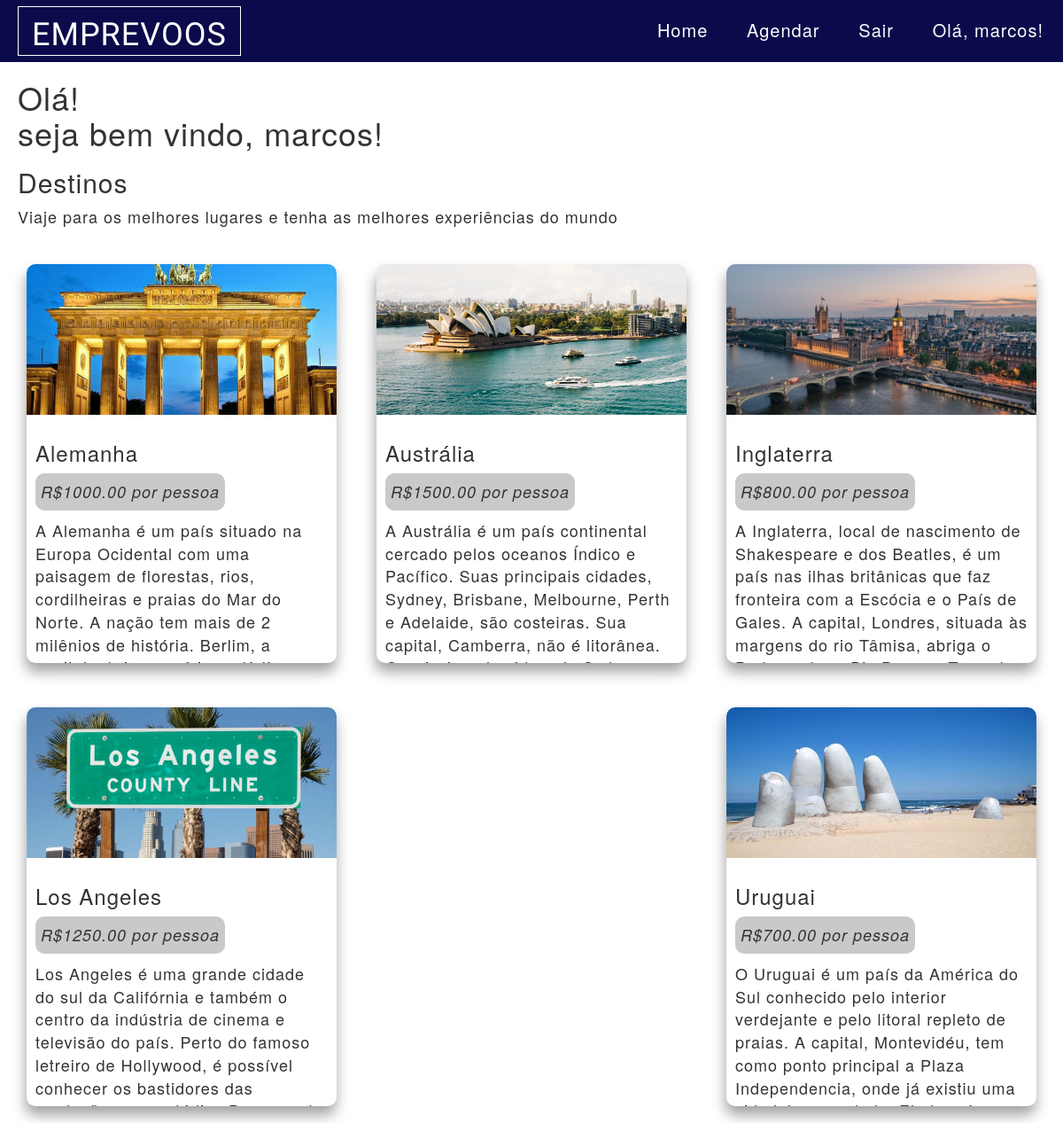
The app's page / (signed in) with its own data.
### main/models.py (models this page shows, shortened)
class Base(models.Model):
    create_date = models.DateField('Data de Criação', auto_now_add=True)
    modify_date = models.DateField('Data de Atualização', auto_now=True)
    verified_user = models.BooleanField('Verificado', default=True)
    class Meta:
        abstract = True

class Destinos(Base):
    nomeDestino = models.CharField('NomeDestino', max_length=200)
    precoPorPessoa = models.DecimalField('PrecoPorPessoa', max_digits=8, decimal_places=2)
    descricao = models.TextField(blank=True)
    imagem = StdImageField('Imagem', upload_to='img', variations={'thumb': (300, 300)})
    slug = models.SlugField('Slug', max_length=250, unique=True, blank=True, editable=False)
    class Meta:
        ordering = ('nomeDestino',)
        verbose_name = 'destino'
        verbose_name_plural = 'destinos'

### main/views.py (the view)
# urls.py: path('', get_index, name='index'),
def get_index(request, slug_destinos=None):
    destino = None
    lista_destinos = Destinos.objects.all()
    if slug_destinos:
        destino = get_object_or_404(destino, slug=slug_destinos)
    contexto = {
        'destino': destino,
        'lista_destinos': lista_destinos,
    }
    return render(request, 'index.html', contexto)

### main/templates/index.html
{% extends "common/base.html" %}
{% block conteudo %}
  <div class="tittle__destinos">
  {% if user.is_authenticated %}
  <h1>Olá!<br> seja bem vindo, {{user.username}}!</h1>
  {% endif %}
  <h2>Destinos</h2>
  <p>Viaje para os melhores lugares e tenha as melhores experiências do mundo</p>
</div>
  <div class="container__destinos">
  {% for destino in lista_destinos %}
  <div class="card__destinos">
    <div class="img__destino">
      <img src="{{ destino.imagem.url }}" alt="{{ destino.nomeDestino }}">
    </div>
    <div class="infos">
  <h3 id="destino__nome">{{ destino.nomeDestino }}</h3>
  <p id="destino__preco"><em>R${{destino.precoPorPessoa}} por pessoa</em></p>
  <p id="destino__descricao">{{destino.descricao}} </p>
</div>
</div>
  {% endfor %}
</div>
{% endblock conteudo %}

### main/templates/common/navBar.html
<nav class="navbar__default">
  <div class="logo">
    <h1>EMPREVOOS</h1>
  </div>
  <div class="container__navbar">
    <a href="/">Home</a>
    {% if user.is_authenticated %}
    <a href="/novoAgendamento">Agendar</a>
  <a href="/conta/logout">Sair</a>
  <a class="nav-link" href="#">Olá, {{user.username}}!</a>
  {% else %}
  <a href="/conta/login">Agendar</a>
  <a href="/conta/login"><i class="bi bi-person-square"></i></a>
  {% endif %}
  </div>
</nav>

### static/css/style.css (style rules this page uses)
* { padding: 0; margin: 0; box-sizing: border-box; list-style: none; outline: none; letter-spacing: 1px; font-weight: 300; }
p { font-size: 18px; }
h1 { margin: 0; padding: 0; }
body { font-family: 'Poppins', sans-serif; }
a { text-decoration: none; }
.logo { border: 1px solid white; height: 80%; margin-left: 2rem; color: white; font-weight: 700; letter-spacing: 2px; font-family: 'Ubuntu', sans-serif; display: flex; align-items: center; padding: 0 15px; }
.navbar__default { width: 100%; height: 7rem; background-color: rgb(11, 11, 75); display: flex; justify-content: space-between; align-items: center; font-size: 20px; }
.container__navbar { right: 0; height: 100%; width: 40%; display: flex; align-items: center; justify-content: space-around; }
.container__navbar a { padding: 2rem; transition: all .3s ease-in-out; color: white; border-bottom: 2px solid transparent; text-decoration: none; outline: none; }
.container__destinos { display: flex; flex-wrap: wrap; justify-content: space-between; width: 100%; padding: 3rem; gap: 3rem; row-gap: 5rem; }
.tittle__destinos { width: 100%; padding-left: 2rem; }
.card__destinos { width: 350px; max-height: 450px; border-radius: 1rem; box-shadow: -1px 10px 15px rgba(0, 0, 0, 0.37); overflow-y:auto; transition: all .5s ease-in-out; }
.img__destino { width: 100%; height: 170px; }
.img__destino img { width: 100%; height: 100%; object-fit: cover; }
.infos { padding: 1rem; }
#destino__preco { padding: .8rem 0.6rem; background-color: rgba(128, 128, 128, 0.425); border-radius: 10px; display: inline-block; }

### records on screen
Destinos: imagem (picture), nomeDestino "Alemanha", precoPorPessoa "1000.00", descricao "A Alemanha é um país situado na Europa Ocidental com uma paisagem de florestas, rios, cordilheiras e praias do Mar do Norte. A nação tem mais de 2 milênios de história. Berlim, a…"
Destinos: imagem (picture), nomeDestino "Austrália", precoPorPessoa "1500.00", descricao "A Austrália é um país continental cercado pelos oceanos Índico e Pacífico. Suas principais cidades, Sydney, Brisbane, Melbourne, Perth e Adelaide, são costeiras. Sua capital, Camberra, não é litorânea.…"
Destinos: imagem (picture), nomeDestino "Inglaterra", precoPorPessoa "800.00", descricao "A Inglaterra, local de nascimento de Shakespeare e dos Beatles, é um país nas ilhas britânicas que faz fronteira com a Escócia e o País de Gales. A capital, Londres, situada às margens do rio Tâmisa, abriga o…"
Destinos: imagem (picture), nomeDestino "Los Angeles", precoPorPessoa "1250.00", descricao "Los Angeles é uma grande cidade do sul da Califórnia e também o centro da indústria de cinema e televisão do país. Perto do famoso letreiro de Hollywood, é possível conhecer os bastidores das…"
Destinos: imagem (picture), nomeDestino "Uruguai", precoPorPessoa "700.00", descricao "O Uruguai é um país da América do Sul conhecido pelo interior verdejante e pelo litoral repleto de praias. A capital, Montevidéu, tem como ponto principal a Plaza Independencia, onde já existiu uma…"

### other values on screen
{{ user.username }} "marcos"
